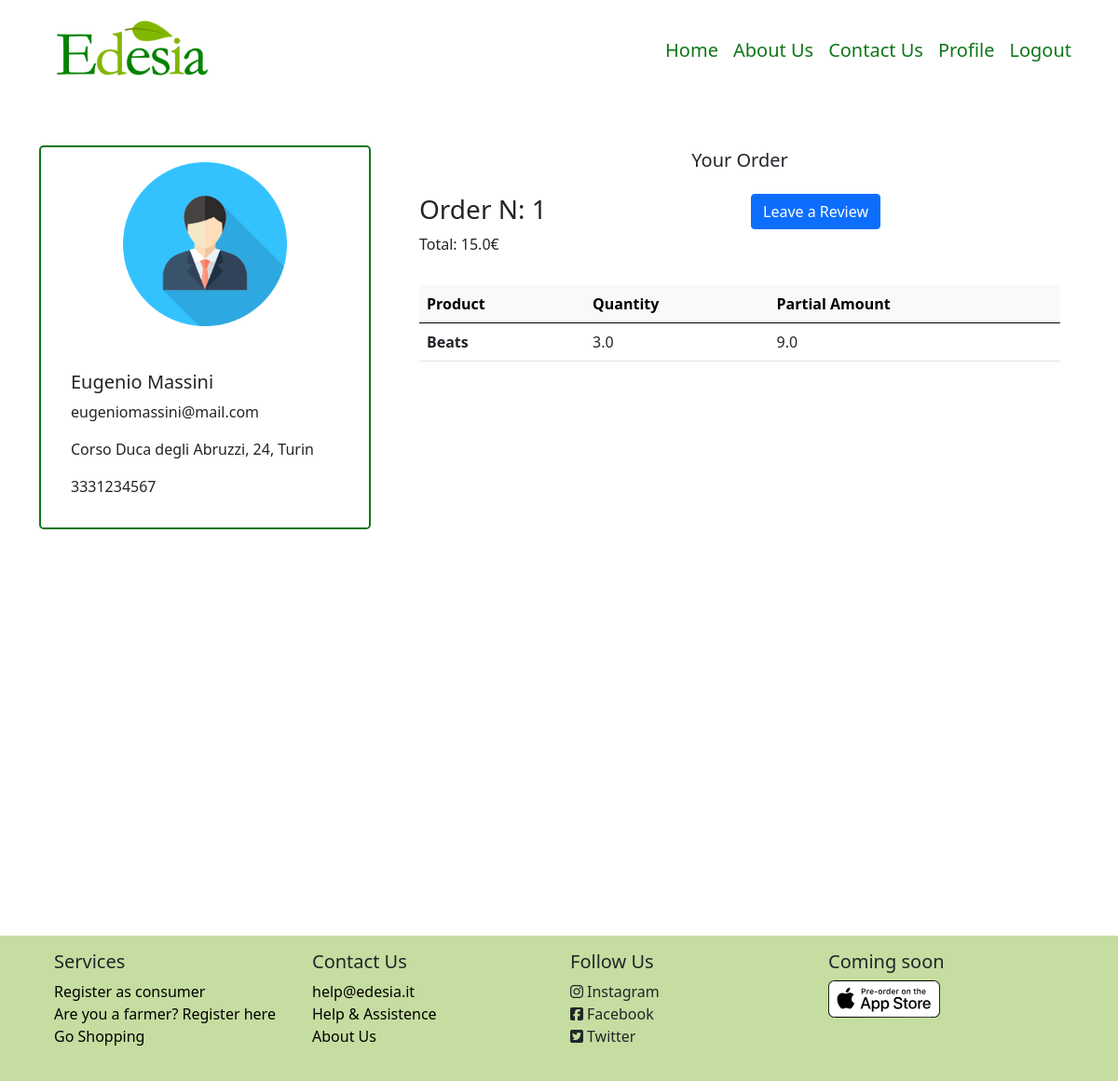
/consumer/1 (signed in), run on the app's committed database.
### model.py (models this page shows, shortened)
class Consumer(db.Model):
    id = db.Column(db.Integer, db.ForeignKey('user.id'), primary_key=True)
    consumer_name = db.Column(db.String(50), nullable=False)
    consumer_surname = db.Column(db.String(50), nullable=False)
    consumer_address = db.Column(db.String(50), nullable=False)
    consumer_phone = db.Column(db.String(12), nullable=False)
    __mapper_args__ = {
        'polymorphic_identity': 'consumer',
    }

class User (UserMixin, db.Model):
    id = db.Column(db.Integer, primary_key=True)  # Auto-incrementing
    email = db.Column(db.String(50), unique=True, nullable=False)
    name = db.Column(db.String(50), nullable=False)
    password_hash = db.Column(db.String(200), nullable=False)
    roleid = db.Column(db.Integer, db.ForeignKey('role.id'))
    type = db.Column(db.String(30))
    __mapper_args__ = {
        'polymorphic_identity': 'user',
        'polymorphic_on': type
    }

class Order (db.Model):
    id = db.Column(db.Integer, primary_key=True)
    consumer_id = db.Column(db.Integer, db.ForeignKey('consumer.id'))
    supplier_id = db.Column(db.Integer, db.ForeignKey('supplier.id'))
    date = db.Column(db.Date)
    delivery_date = db.Column(db.Date)
    amount = db.Column(db.Float)
    review = db.Column(db.Boolean, default=False)

class OrderLine(db.Model):
    id = db.Column(db.Integer, primary_key=True)
    order_id = db.Column(db.Integer, db.ForeignKey('order.id'))
    supplier_id = db.Column(db.Integer, db.ForeignKey('supplier.id'))
    product_id = db.Column(db.Integer, db.ForeignKey('product.id'))
    product_name = db.Column(db.String)
    quantity = db.Column(db.Float)
    partial_amount = db.Column(db.Float)

### app.py (the view)
@app.route('/consumer/<int:id>')
@login_required
def consumer(id):
    consumer = Consumer.query.filter_by(id=id).first()
    user = User.query.filter_by(id=id).first()
    orders = Order.query.filter_by(consumer_id=id).order_by(Order.id.desc()).all()
    l_order_cons =[]
    class OrderCons():
        def __init__(self, order, content):
            self.order = order
            self.content = content
    for o in orders:
        products = []
        lines = OrderLine.query.filter_by(order_id=o.id)
        for l in lines:
            products.append(l)
        l_order_cons.append(OrderCons(o, products))
    return render_template('Pages/profile/profile_consumer-orders.html', consumer=consumer, user=user, orders=l_order_cons)

### model.py (called while the page is built)
@login_manager.user_loader
def load_user(user_id):
    return User.query.get(int(user_id))

### templates/Pages/profile/profile_consumer-orders.html
{% extends 'Pages/profile/profile_consumer.html' %}
{% block specific %}
            <div class="col-8">
                <div class="container-fluid m-1">
                    <div class="row text-center">
                        <h5>Your Order</h5>
                    </div>
                    {% if orders %}
                    {% for order in orders %}
                    <div class="row row-cols-lg-2 mb-3 mt-3">
                        <div class="col">
                             <h3>Order N: {{ order.order.id }}</h3>
                            <p>Total: {{ order.order.amount }}€</p>
                        </div>
                    <div class="col">
                        {% if  order.order.review == False %}
                            <a class="btn btn-primary" href="{{ url_for('consumer_review', id=consumer.id, order_id=order.order.id)}}">Leave a Review</a>
                        {% endif %}
                    </div>
                    </div>
                    <div class="table-responsive-lg">
                        <table class="table table-hover">
                            <thead class="table-light">
                                <tr>
                                    <th scope="col">Product</th>
                                    <th scope="col">Quantity</th>
                                    <th scope="col">Partial Amount</th>
                                </tr>
                            </thead>
                            <tbody>
                            {% for line in order.content %}
                                <tr>
                                    <th scope="row">{{ line.product_name }}</th>
                                    <td>{{line.quantity}}</td>
                                    <td>{{ line.partial_amount}}</td>
                                </tr>
                            {% endfor %}
                            </tbody>
                        </table>
                    </div>
                {% endfor %}
                {% else %}
                    <p>No orders found</p>
                {% endif %}
                </div>
            </div>
{% endblock %}

### templates/Pages/profile/profile_consumer.html (shortened to what this page needs)
{% extends 'Components/base.html' %}
{% block body %}
    <div class="container-lg min-vh-100">
        <div class="row mt-5 mb-5">
            <div class="col-4">
                <div class="card m-auto rounded-3 border-2" id="cardProfileConsumer">
                    <img src="/static/images/avatar.png" class="card-img-top mt-3 mb-3 m-auto" style="width: 50%">
                    <div class="card-body m-3">
                        <h5 class="card-title">{{ consumer.consumer_name }} {{ consumer.consumer_surname }}</h5>
                        <p class="card-text">{{ user.email }}</p>
                        <p class="card-text">{{ consumer.consumer_address }}</p>
                        <p class="card-text">{{ consumer.consumer_phone }}</p>
                    </div>
                </div>
            </div>
        {% block specific %}
        {%  endblock %}
        </div>
    </div>
{% endblock %}

### static/personal.css (style rules this page uses)
#searchBar input, #cardResult, #cardProfileConsumer { border-color: #0F7619;; }

### data on the page
Consumer: consumer_name "Eugenio", consumer_surname "Massini", consumer_address "Corso Duca degli Abruzzi, 24, Turin", consumer_phone "3331234567"
User: email "eugeniomassini@mail.com"
Order: order.id "1", order.amount "15.0"
OrderLine: product_name "Beats", quantity "3.0", partial_amount "9.0"
